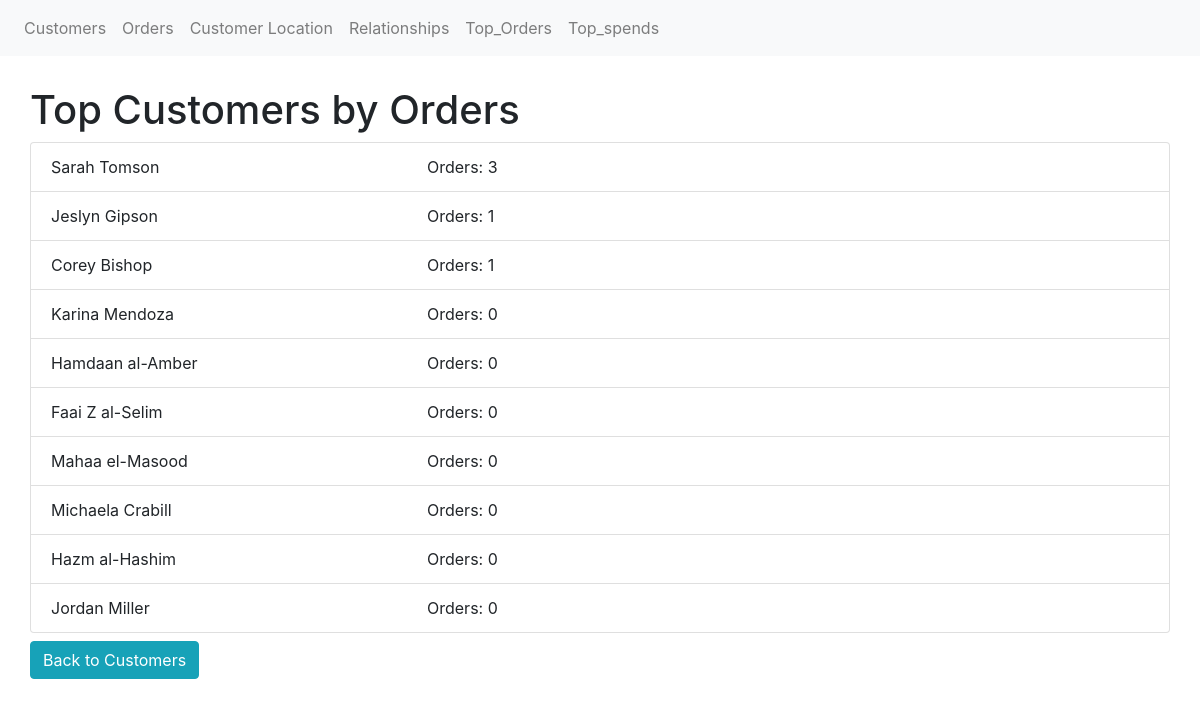
Page /top_orders on the earlier database version.
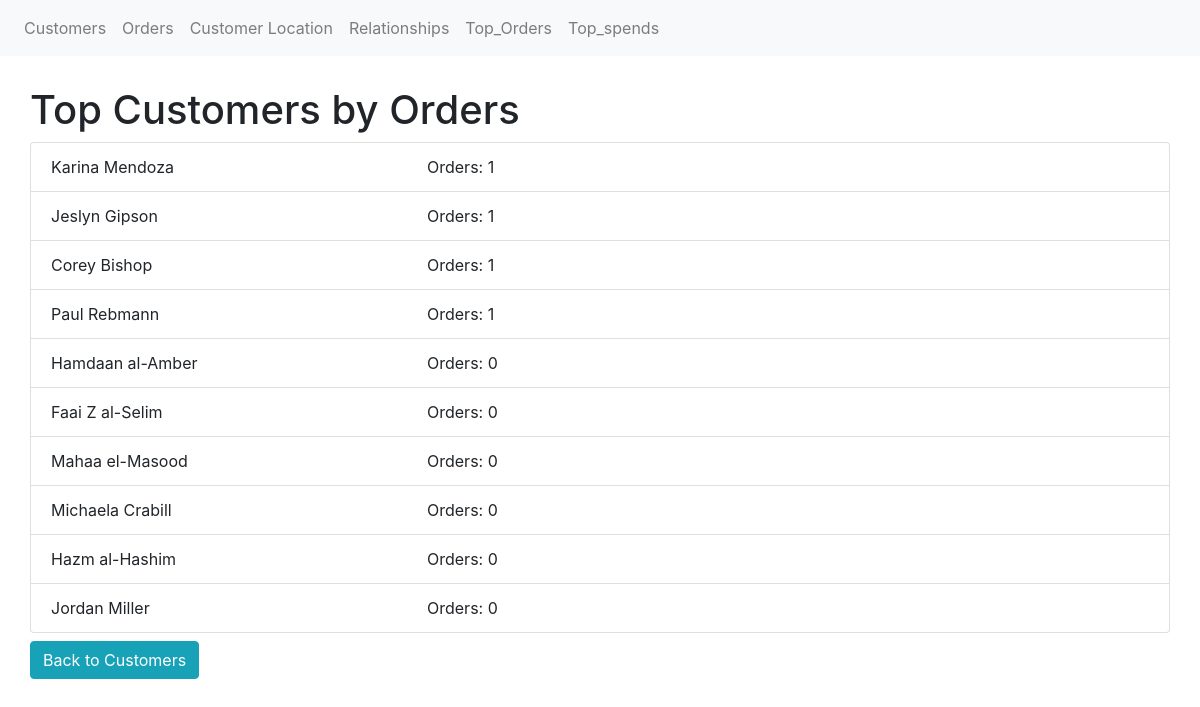
Same page on the later database version.
### app/models.py (models this page shows, shortened)
class Customer(db.Model):
    __tablename__ = 'Customer'
    customer_id = db.Column(db.Integer, primary_key=True) #Primary key column
    customer_first_name = db.Column(db.String(50)) #String column for customer's first name
    customer_last_name = db.Column(db.String(50)) #String column for customer's last name
    age = db.Column(db.Integer) #Integer column for customer's age
    country = db.Column(db.String(50)) #String column for customer's country
    orders = db.relationship('Order',lazy=True, cascade='all, delete-orphan')

### app/routes.py (the view)
@app.route('/top_orders')
def top_orders():
    customers = Customer.query.all()
    customers_most_orders = sorted(customers, key=lambda x: len(x.orders), reverse=True)[:10]
    return render_template('top_order.html', customers=customers_most_orders)

### app/templates/top_order.html (shortened to what this page needs)
{% extends "base.html" %}
{% block content %}
    <h1>Top Customers by Orders</h1>
    <ul class="list-group">
        {% for customer in customers %}
            <li class="list-group-item">
                    <div class="row justify-content-start">
                        <div class="col-4">
                            {{ customer.customer_first_name }}
                            {{ customer.customer_last_name }}
                        </div>
                        <div class="col-6">
                            Orders: {{ customer.orders|length }}
                        </div>
                    </div>
            </li>
        {% endfor %}
    </ul>
    <a href="{{ url_for('index') }}" class="btn btn-info mt-2">Back to Customers</a>
{% endblock %}

Differences in the rows shown:
removed Customer: customer_first_name "Sarah", customer_last_name "Tomson", orders|length "3"
shown differently, row unchanged: Customer "Karina": orders|length "0" → "1"; moves up the list
added Customer: customer_first_name "Paul", customer_last_name "Rebmann", orders|length "1"
